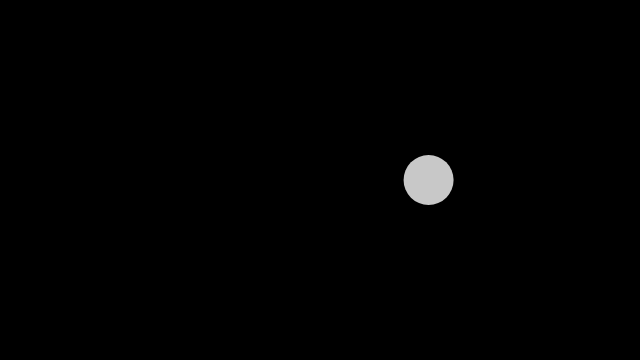
Frame 1 (no input)
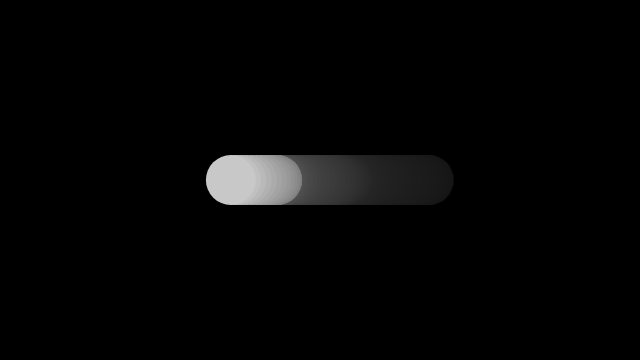
Frame 60 (no input)
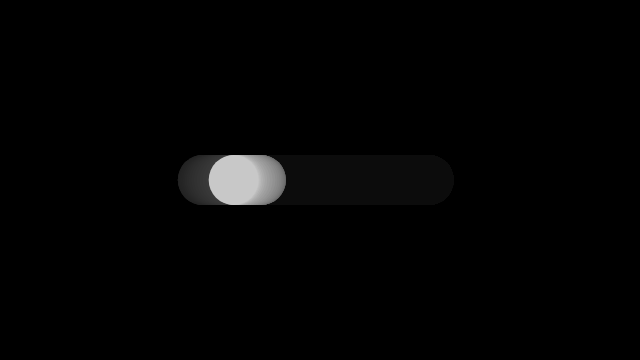
Frame 120 (the mouse pressed at the canvas centre since frame 60)

The p5.js sketch that drew these frames (run headless with seeded random() and noise() and a simulated clock; from frame 60 on, the mouse is pressed at the canvas centre):

// p5.js sketch
// ── sketch.js
//The Nature of Code
//Elvin Ciqueira
//http://natureofcode.com

let xoff = 0;
let xincrement = 0.01;

function setup() {
  createCanvas(640, 360);
  background(0);
  noStroke();
}

function draw() {
  fill(0, 10);
  rect(0, 0, width, height);

  let n = noise(xoff); //Get a noise value based on xoff and scale it according to the window's width

  let x = map(n, 0, 1, 0, width);

  //With each circle, increment xoff
  xoff += xincrement;

  //Draw ellipse produced at the value produced by perlin noise
  fill(200);
  ellipse(x, height / 2, 50, 50);

  print(n);
}
